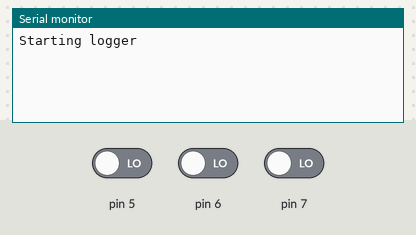
Bench run of a sketch on a simulated Arduino Uno, built with avr-gcc and run on an emulated ATmega328P. Shown: the last lines printed to the serial monitor. The inputs (shaded band) are chosen by the test bench; at power-on: pin 5 LOW, pin 6 LOW, pin 7 LOW.

Above: at 1.2 s.
1.3 s: pin 5 driven HIGH
At 1.6 s:
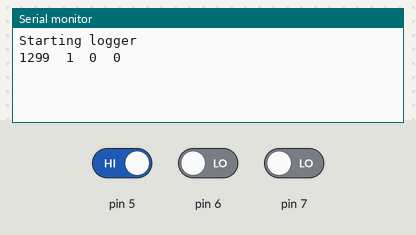
2.8 s: pin 6 driven HIGH
At 4.0 s:
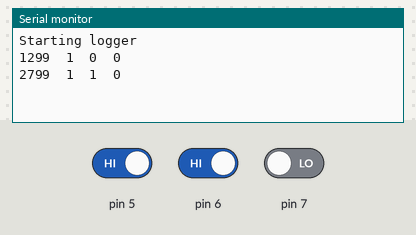
4.3 s: pin 7 driven HIGH
At 5.1 s:
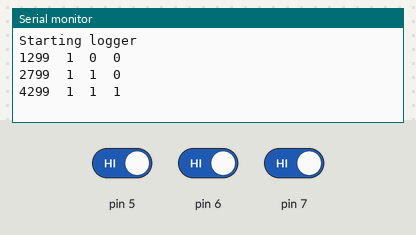
5.8 s: pin 5 driven LOW
At 6.3 s:
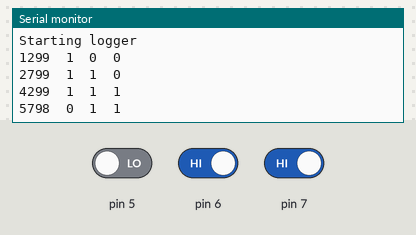
7.3 s: pin 6 driven LOW
At 8.5 s:
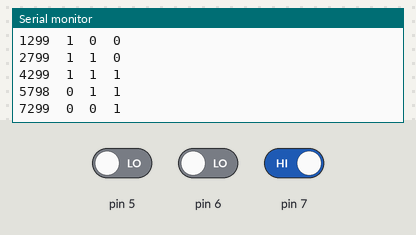
8.8 s: pin 7 driven LOW
At 9.7 s:
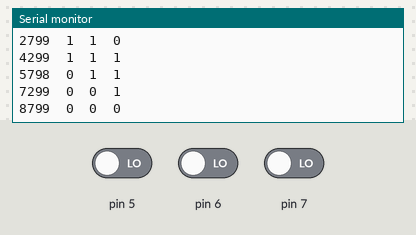
Timing chart, 0 to 11.3 s (numbered marks = the images above; inputs shaded):
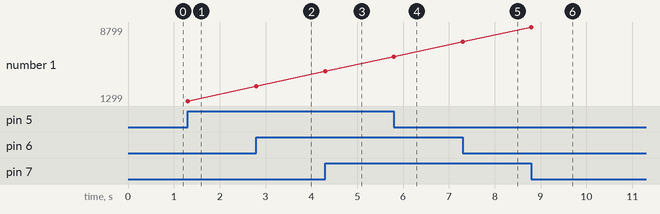

Measured:
- after the input at 1.3 s, the serial monitor: prints a new line at once (image 1)
- after the input at 2.8 s, the serial monitor: prints a new line at once (image 2)
- after the input at 4.3 s, the serial monitor: prints a new line at once (image 3)
- after the input at 5.8 s, the serial monitor: prints a new line at once (image 4)
- after the input at 7.3 s, the serial monitor: prints a new line at once (image 5)
- after the input at 8.8 s, the serial monitor: prints a new line at once (image 6)
- plotted number 1: 1299 → 2799 after the input at 2.8 s, 2799 → 4299 after the input at 4.3 s, 4299 → 5798 after the input at 5.8 s, 5798 → 7299 after the input at 7.3 s, 7299 → 8799 after the input at 8.8 s

The sketch:

sketch_feb11a.ino
```cpp
void setup() {
  // put your setup code here, to run once:
  pinMode(5,INPUT);
  pinMode(6,INPUT);
  pinMode(7,INPUT);
  Serial.begin(115200);
  Serial.println("Starting logger");
}

byte pins[3];
byte oldpins[3];

void loop() {
  // put your main code here, to run repeatedly:
  boolean pinchanged = false;
  for( int a = 0; a < 3; a++ ) {
    pins[a] = digitalRead(5+a);
    if( oldpins[a] != pins[a] ) {
      pinchanged = true;
    }
    oldpins[a] = pins[a];
  }
  if( pinchanged ) {
    Serial.print(millis());
    Serial.print("\t");
    Serial.print(pins[0]);
    Serial.print("\t");
    Serial.print(pins[1]);
    Serial.print("\t");
    Serial.println(pins[2]);
  }
}
```
